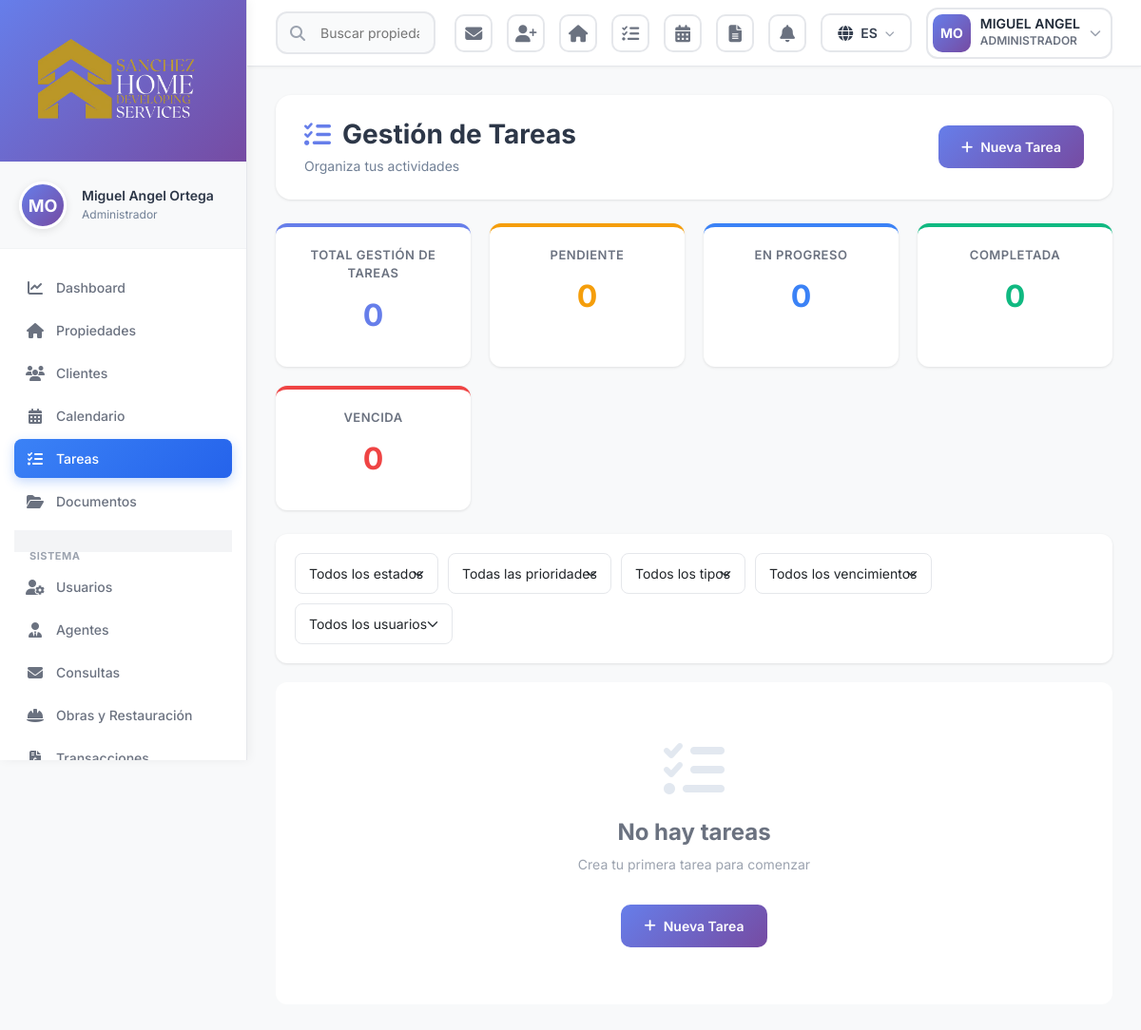
The page /tareas.php (signed in) on the database its author committed.
### tables this page shows
CREATE TABLE `users` (
  `id` int(10) UNSIGNED NOT NULL,
  `username` varchar(100) NOT NULL,
  `email` varchar(255) NOT NULL,
  `password` varchar(255) NOT NULL,
  `first_name` varchar(100) NOT NULL,
  `last_name` varchar(100) NOT NULL,
  `phone` varchar(50) DEFAULT NULL,
  `phone_office` varchar(50) DEFAULT NULL,
  `profile_picture` varchar(500) DEFAULT NULL,
  `document_id` varchar(100) DEFAULT NULL,
  `date_of_birth` date DEFAULT NULL,
  `address` text DEFAULT NULL,
  `role_id` int(10) UNSIGNED NOT NULL,
  `office_id` int(10) UNSIGNED DEFAULT NULL,
  `status` enum('active','inactive','suspended') DEFAULT 'active',
  `position` varchar(150) DEFAULT NULL,
  `specialization` varchar(150) DEFAULT NULL,
  `license_number` varchar(100) DEFAULT NULL,
  `commission_sale` decimal(5,2) DEFAULT 0.00,
  `commission_rent` decimal(5,2) DEFAULT 0.00,
  `biography` text DEFAULT NULL,
  `linkedin_url` varchar(500) DEFAULT NULL,
  `facebook_url` varchar(500) DEFAULT NULL,
  `twitter_url` varchar(500) DEFAULT NULL,
  `instagram_url` varchar(500) DEFAULT NULL,
  `whatsapp_business` varchar(50) DEFAULT NULL,
  `language` varchar(5) DEFAULT 'en',
  `show_in_public_website` tinyint(1) DEFAULT 0,
  `total_sales` int(10) UNSIGNED DEFAULT 0,
  `total_rentals` int(10) UNSIGNED DEFAULT 0,
  `total_transaction_value` decimal(15,2) DEFAULT 0.00,
  `average_rating` decimal(3,2) DEFAULT 0.00,
  `email_verified_at` timestamp NULL DEFAULT NULL,
  `remember_token` varchar(100) DEFAULT NULL,
  `last_login` timestamp NULL DEFAULT NULL,
  `created_at` timestamp NULL DEFAULT current_timestamp(),
  `updated_at` timestamp NULL DEFAULT current_timestamp() ON UPDATE current_timestamp()
);

CREATE TABLE `roles` (
  `id` int(10) UNSIGNED NOT NULL,
  `name` varchar(100) NOT NULL,
  `display_name` varchar(150) NOT NULL,
  `description` text DEFAULT NULL,
  `permissions` longtext DEFAULT NULL CHECK (json_valid(`permissions`)),
  `is_active` tinyint(1) DEFAULT 1,
  `created_at` timestamp NULL DEFAULT current_timestamp(),
  `updated_at` timestamp NULL DEFAULT current_timestamp() ON UPDATE current_timestamp()
);

### tareas.php (the view, shortened to what the rows shown need)
<?php
require_once 'config.php';
require_once 'database.php';
require_once 'functions.php';
$currentUser = getCurrentUser();
include 'header.php';
include 'sidebar.php';
?>
<div class="main-content">
    <div class="tasks-container">
        <div class="page-header-modern">
            <div>
                <h2 class="page-title-modern">
                    <i class="fas fa-tasks" style="color: #667eea;"></i>
                    <?php echo __('tasks.title', [], 'Gestión de Tareas'); ?>
                </h2>
            </div>
        </div>
    </div>
</div>
<?php include 'footer.php'; ?>

### header.php (shortened to what the rows shown need)
<!DOCTYPE html>
<html lang="<?php echo currentLanguage() === 'es' ? 'es' : 'en'; ?>">
<head>
    <link href="https://cdn.jsdelivr.net/npm/bootstrap@5.3.0/dist/css/bootstrap.min.css" rel="stylesheet">
    <link rel="stylesheet" href="https://cdnjs.cloudflare.com/ajax/libs/font-awesome/6.4.0/css/all.min.css">
    <link rel="stylesheet" href="https://cdn.jsdelivr.net/npm/sweetalert2@11/dist/sweetalert2.min.css">
    <link rel="stylesheet" href="assets/css/style.css">
</head>
<body>
<div class="header-modern">
    <div class="header-actions">
        <div class="custom-dropdown" id="userDropdown">
            <div class="custom-dropdown-toggle user-dropdown-toggle">
                <?php if($currentUser['profile_picture']): ?>
                <img src="<?php echo htmlspecialchars($currentUser['profile_picture']); ?>"
                     alt="<?php echo htmlspecialchars($currentUser['first_name']); ?>"
                     class="user-avatar-header">
                <?php else: ?>
                <div class="user-avatar-header" style="background: linear-gradient(135deg, #667eea 0%, #764ba2 100%); display: flex; align-items: center; justify-content: center; color: white; font-weight: 700; font-size: 14px;">
                    <?php echo strtoupper(substr($currentUser['first_name'], 0, 1) . substr($currentUser['last_name'], 0, 1)); ?>
                </div>
                <?php endif; ?>
                <div class="user-info-header">
                    <div class="user-info-name"><?php echo htmlspecialchars($currentUser['first_name']); ?></div>
                    <div class="user-info-role"><?php echo htmlspecialchars($currentUser['role']['display_name'] ?? __('user', [], 'Usuario')); ?></div>
                </div>
                <i class="fas fa-chevron-down" style="color: #9ca3af; font-size: 12px;"></i>
            </div>
        </div>
    </div>
</div>
</body>
</html>
</body>
</html>

### sidebar.php (shortened to what the rows shown need)
<aside class="sidebar" id="sidebar">
    <div class="user-profile-section">
        <div class="d-flex align-items-center gap-3">
            <?php if($currentUser['profile_picture']): ?>
            <img src="<?php echo htmlspecialchars($currentUser['profile_picture']); ?>"
                 alt="<?php echo htmlspecialchars($currentUser['first_name']); ?>"
                 class="user-avatar">
            <?php else: ?>
            <div class="user-avatar-placeholder">
                <?php echo strtoupper(substr($currentUser['first_name'], 0, 1) . substr($currentUser['last_name'], 0, 1)); ?>
            </div>
            <?php endif; ?>
            <div class="flex-grow-1 user-info">
                <h6 class="user-name">
                    <?php echo htmlspecialchars($currentUser['first_name'] . ' ' . $currentUser['last_name']); ?>
                </h6>
                <small class="user-role">
                    <?php echo htmlspecialchars($currentUser['role']['display_name'] ?? __('user', [], 'Usuario')); ?>
                </small>
            </div>
        </div>
    </div>
</aside>

### rows shown on the page
users: first_name+last_name "MO", first_name "MIGUEL ANGEL", first_name+last_name "Miguel Angel Ortega"
roles: display_name "ADMINISTRADOR", display_name "Administrador"

### other values the page prints
__('menu.dashboard', [], 'Dashboard') "Dashboard"
__('menu.properties', [], 'Propiedades') "Propiedades"
__('menu.clients', [], 'Clientes') "Clientes"
__('menu.calendar', [], 'Calendario') "Calendario"
__('menu.tasks', [], 'Tareas') "Tareas"
__('menu.documents', [], 'Documentos') "Documentos"
__('menu.system', [], 'Gestión') "SISTEMA"
__('menu.users', [], 'Usuarios') "Usuarios"
__('menu.agents', [], 'Agentes') "Agentes"
__('menu.inquiries', [], 'Consultas') "Consultas"
__('menu.projects', [], 'Obras y Restauración') "Obras y Restauración"
__('tasks.title', [], 'Gestión de Tareas') "Gestión de Tareas"
__('tasks.subtitle', [], 'Organiza tus actividades') "Organiza tus actividades"
__('tasks.new_task', [], 'Nueva Tarea') "Nueva Tarea"
__('total', [], 'Total') "TOTAL"
